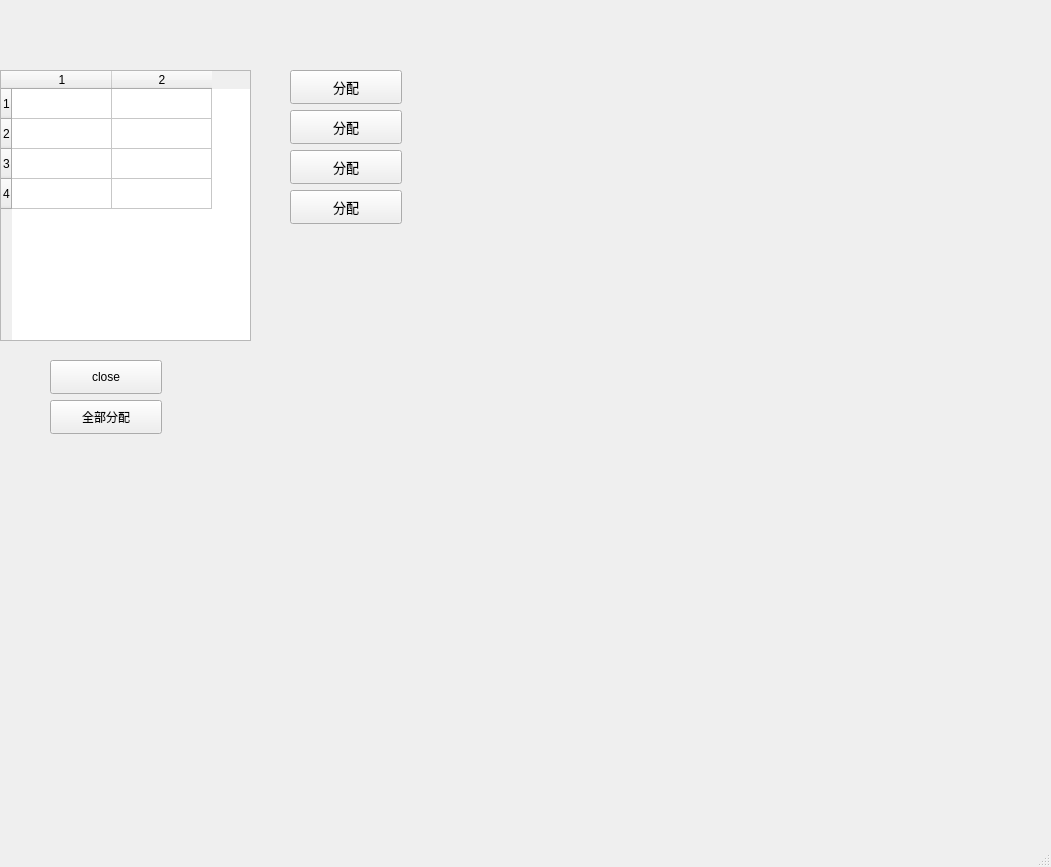
<?xml version="1.0" encoding="UTF-8"?>
<ui version="4.0">
 <class>MainWindow</class>
 <widget class="QMainWindow" name="MainWindow">
  <property name="geometry">
   <rect>
    <x>0</x>
    <y>0</y>
    <width>1051</width>
    <height>867</height>
   </rect>
  </property>
  <property name="windowTitle">
   <string>MainWindow</string>
  </property>
  <widget class="QWidget" name="centralwidget">
   <widget class="QTableWidget" name="tableWidget">
    <property name="geometry">
     <rect>
      <x>0</x>
      <y>70</y>
      <width>251</width>
      <height>271</height>
     </rect>
    </property>
    <property name="rowCount">
     <number>4</number>
    </property>
    <property name="columnCount">
     <number>2</number>
    </property>
    <row/>
    <row/>
    <row/>
    <row/>
    <column/>
    <column/>
   </widget>
   <widget class="QPushButton" name="pushButton_4">
    <property name="geometry">
     <rect>
      <x>290</x>
      <y>110</y>
      <width>112</width>
      <height>34</height>
     </rect>
    </property>
    <property name="font">
     <font>
      <pointsize>10</pointsize>
     </font>
    </property>
    <property name="text">
     <string>分配</string>
    </property>
   </widget>
   <widget class="QPushButton" name="pushButton_3">
    <property name="geometry">
     <rect>
      <x>290</x>
      <y>70</y>
      <width>112</width>
      <height>34</height>
     </rect>
    </property>
    <property name="font">
     <font>
      <pointsize>10</pointsize>
     </font>
    </property>
    <property name="text">
     <string>分配</string>
    </property>
   </widget>
   <widget class="QPushButton" name="pushButton_5">
    <property name="geometry">
     <rect>
      <x>290</x>
      <y>150</y>
      <width>112</width>
      <height>34</height>
     </rect>
    </property>
    <property name="font">
     <font>
      <pointsize>10</pointsize>
     </font>
    </property>
    <property name="text">
     <string>分配</string>
    </property>
   </widget>
   <widget class="QPushButton" name="pushButton_6">
    <property name="geometry">
     <rect>
      <x>290</x>
      <y>190</y>
      <width>112</width>
      <height>34</height>
     </rect>
    </property>
    <property name="font">
     <font>
      <pointsize>10</pointsize>
     </font>
    </property>
    <property name="text">
     <string>分配</string>
    </property>
   </widget>
   <widget class="QPushButton" name="pushButton_2">
    <property name="geometry">
     <rect>
      <x>50</x>
      <y>360</y>
      <width>112</width>
      <height>34</height>
     </rect>
    </property>
    <property name="text">
     <string>close</string>
    </property>
   </widget>
   <widget class="QPushButton" name="pushButton">
    <property name="geometry">
     <rect>
      <x>50</x>
      <y>400</y>
      <width>112</width>
      <height>34</height>
     </rect>
    </property>
    <property name="text">
     <string>全部分配</string>
    </property>
   </widget>
  </widget>
  <widget class="QStatusBar" name="statusbar"/>
 </widget>
 <resources/>
 <connections/>
</ui>
